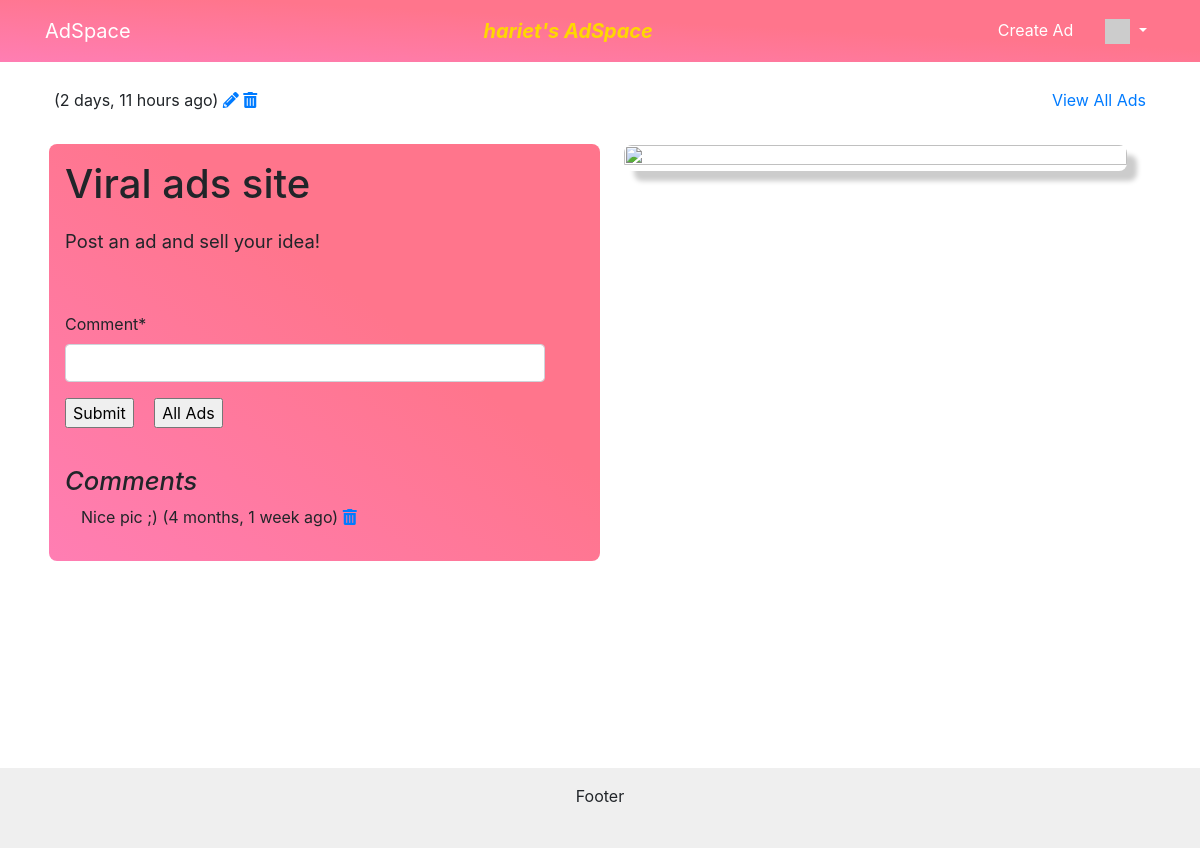
Page /ad/1 (signed in) on the committed database.
### ads/models.py (models this page shows, shortened)
class Ad(models.Model) :
    title = models.CharField(
            max_length=200,
            validators=[MinLengthValidator(2, "Title must be greater than 2 characters")]
    )
    price = models.DecimalField(max_digits=7, decimal_places=2, null=True)
    text = models.TextField()
    owner = models.ForeignKey(settings.AUTH_USER_MODEL, on_delete=models.CASCADE)
    favorites = models.ManyToManyField(settings.AUTH_USER_MODEL,
        through='Fav', related_name='favorite_ads')
    created_at = models.DateTimeField(auto_now_add=True)
    updated_at = models.DateTimeField(auto_now=True)
    picture = models.BinaryField(null=True, editable=True)
    content_type = models.CharField(max_length=256, null=True, help_text='The MIMEType of the file')

class Comment(models.Model) :
    text = models.TextField(
        validators=[MinLengthValidator(3, "Comment must be greater than 3 characters")]
    )
    ad = models.ForeignKey(Ad, on_delete=models.CASCADE)
    owner = models.ForeignKey(settings.AUTH_USER_MODEL, on_delete=models.CASCADE)
    created_at = models.DateTimeField(auto_now_add=True)
    updated_at = models.DateTimeField(auto_now=True)

### ads/views.py (the view)
# urls.py: path('ad/<int:pk>', views.AdDetailView.as_view(), name='ad_detail'),
class AdDetailView(OwnerDetailView):
    model = Ad
    template_name = "ads/ad_detail.html"
    def get(self, request, pk) :
        ad = Ad.objects.get(id=pk)
        comments = Comment.objects.filter(ad=ad).order_by('-updated_at')
        comment_form = CommentForm()
        context = { 'ad' : ad, 'comments': comments, 'comment_form': comment_form }
        return render(request, self.template_name, context)

### ads/forms.py
class CommentForm(forms.Form):
    comment = forms.CharField(required=True, max_length=500, min_length=3, strip=True)

### home/context_processors.py (called while the page is built)
def settings(request):
    return {
        'settings': django_settings,
    }

### home/templatetags/app_tags.py (called while the page is built)
@register.filter(name='gravatar')
def gravatar(user, size=35):
    email = str(user.email.strip().lower()).encode('utf-8')
    email_hash = md5(email).hexdigest()
    url = "//www.gravatar.com/avatar/{0}?s={1}&d=identicon&r=PG"
    return url.format(email_hash, size)

### ads/templates/ads/ad_detail.html (shortened to what this page needs)
{% extends "base_menu.html" %}
{% load humanize %}
{% block content %}
  <div class="container mt-5 pt-4">
    <div class="row my-1 my-md-3 px-4">
      <p style="margin-bottom: 1em; text-align: end;">
        ({{ ad.updated_at|naturaltime }})
        {% if ad.owner == user %}
        <a href="{% url 'ads:ad_update' ad.id %}"><i class="fa fa-pencil"></i></a>
        <a href="{% url 'ads:ad_delete' ad.id %}"><i class="fa fa-trash"></i></a>
        {% endif %}
      </p>
      <p class="ml-auto">
        <a href="{% url 'ads:all' %}">View All Ads</a>
      </p>
    </div>
    <div class="row align-items-start mx-1">
      <div class="col-12 col-md-6 mb-4 px-0 px-md-4 order-md-1">
        {% if ad.content_type %}
          <img src="{% url 'ads:ad_picture' ad.id %}" class="ad-details-img">
        {% endif %}
      </div>
      <div class="ad-details col-12 col-md-6 order-md-0">
        <h1 style="margin: 0 0 0.5em;">{{ ad.title }}</h1>
        <p style="font-size: 1.15em;">
          {{ ad.text }}
        </p>
        {% if user.is_authenticated %}
          <br clear="all" />
          <p>
            {% load crispy_forms_tags %}
            <form method="post" action="{% url 'ads:ad_comment_create' ad.id %}">
              {{ comment_form|crispy }}
              <input type="submit" value="Submit" style="margin-right: 1em;">
              <input type="submit" value="All Ads" onclick="window.location.href='{% url 'ads:all' %}';return false;">
            </form>
          </p>
        {% endif %}
        {% if comments %}
          <h2 style="margin-top: 1.5em; font-size: 1.6em; font-style: italic;">Comments</h2>
        {% endif %}
        {% for comment in comments %}
          <p style="margin-left: 1em;">
            {{ comment.text }}
            ({{ comment.updated_at|naturaltime }})
            {% if user == comment.owner %}
              <a href="{% url 'ads:ad_comment_delete' comment.id %}"><i class="fa fa-trash"></i></a>
            {% endif %}
          </p>
        {% endfor %}
      </div>
    </div>
  </div>
{% endblock %}

### home/templates/base_menu.html (shortened to what this page needs)
{% extends "base_bootstrap.html" %}
{% block navbar %}
  {% load app_tags %}
  <nav class="navbar fixed-top navbar-expand-lg">
    <div class="container">
      <div class="navbar-header">
        <a class="navbar-brand" href="{% url 'ads:all' %}">{{ settings.APP_NAME }}</a>
      </div>
      {% if user.is_authenticated %}
        <div class="navbar-text d-none d-sm-block ml-auto">{{request.user.username}}'s AdSpace</div>
      {% endif %}
      <ul class="navbar-nav flex-row ml-auto">
        {% if user.is_authenticated %}
        <li class="nav-item mr-3">
          <a class="nav-link" href="{% url 'ads:ad_create' %}">Create Ad</a>
        </li>
        <li class="nav-item dropdown">
          <a class="nav-link dropdown-toggle" href="#" id="navbarDropdown" role="button" data-toggle="dropdown" aria-haspopup="true" aria-expanded="false">
            <img style="width: 25px;" src="{{ user|gravatar:60 }}" /><b class="caret"></b>
          </a>
        </li>
        {% endif %}
      </ul>
    </div>
  </nav>
{% endblock %}
{% block footer %}
  <div class="footer">
    <p>Footer</p>
  </div>
{% endblock %}

### home/static/css/styles.css (style rules this page uses)
:root { --passionate-bed-gradient: linear-gradient(to bottom left, #ff758c 40%, #ff7eb3 100%); }
html { height: 100%; box-sizing: border-box; }
body { position: relative; min-height: 100%; margin-bottom: 100px; padding-bottom: 6rem; }
input { max-width: 30em; }
.navbar { color: white; background: var(--passionate-bed-gradient); }
.navbar a { color: white; }
.navbar-text { font-size: 1.25em; font-style: italic; font-weight: bold; color: gold; }
.footer { position: absolute; bottom: 0; width: 100%; height: 5em; padding: 1rem; margin-top: 330px; background-color: #efefef; text-align: center; }
.ad-details { padding: 1em; border-radius: 0.5em; background: var(--passionate-bed-gradient); }
.ad-details-img { height: 100%; width: 100%; border-radius: 0.5em; box-shadow: 10px 10px 5px #ccc; }

### rows in the picture
Ad: updated_at "2 days, 11 hours ago", title "Viral ads site", text "Post an ad and sell your idea!"
Comment: text "Nice pic ;)", updated_at "4 months, 1 week ago"

### other values in the picture
{{ settings.APP_NAME }} "AdSpace"
{{ request.user.username }} "hariet"
